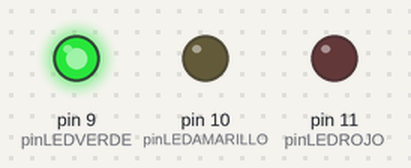
Simulated run of this sketch. Board: Arduino Uno, built with avr-gcc and run on an emulated ATmega328P. On the bench: output pins drawn as LEDs (lit = HIGH).

Above: at 0.5 s.
At 2.5 s:
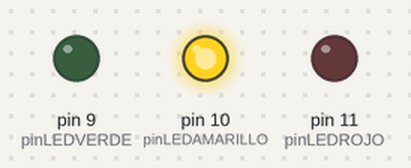
At 4.5 s:
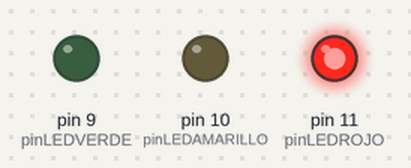
At 5.5 s:
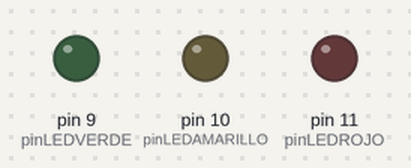
Timing chart, 0 to 7.8 s (numbered marks = the images above):
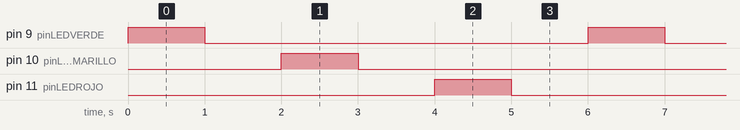

Measured:
- by itself, pin 9 (pinLEDVERDE), pin 10 (pinLEDAMARILLO), pin 11 (pinLEDROJO): alternates HIGH for 1.0 s and LOW for 5.0 s
- by itself, everything shown: repeats every 6.0 s, in 6 steps

The sketch:

Blink_3_leds.ino
```cpp
/*
My blink test 3 leds
*/
#define pinLEDVERDE 9 // Definir pin verde en el 8 de PWN
#define pinLEDAMARILLO 10 // Definir pin verde en el 8 de PWN
#define pinLEDROJO 11 // Definir pin verde en el 8 de PWN
void setup() {
  // initialize digital pin LED_BUILTIN as an output.
  pinMode(pinLEDVERDE, OUTPUT);
  pinMode(pinLEDAMARILLO, OUTPUT);
  pinMode(pinLEDROJO, OUTPUT);
}

// the loop function runs over and over again forever
void loop() {
  digitalWrite(pinLEDVERDE, HIGH);  // turn the LED on (HIGH is the voltage level)
  delay(1000);                      // wait for a second
  digitalWrite(pinLEDVERDE, LOW);   // turn the LED off by making the voltage LOW
  delay(1000);                      // wait for a second
  digitalWrite(pinLEDAMARILLO, HIGH);  // turn the LED on (HIGH is the voltage level)
  delay(1000);                      // wait for a second
  digitalWrite(pinLEDAMARILLO, LOW);   // turn the LED off by making the voltage LOW
  delay(1000);
  digitalWrite(pinLEDROJO, HIGH);  // turn the LED on (HIGH is the voltage level)
  delay(1000);                      // wait for a second
  digitalWrite(pinLEDROJO, LOW);   // turn the LED off by making the voltage LOW
  delay(1000);
}
```
